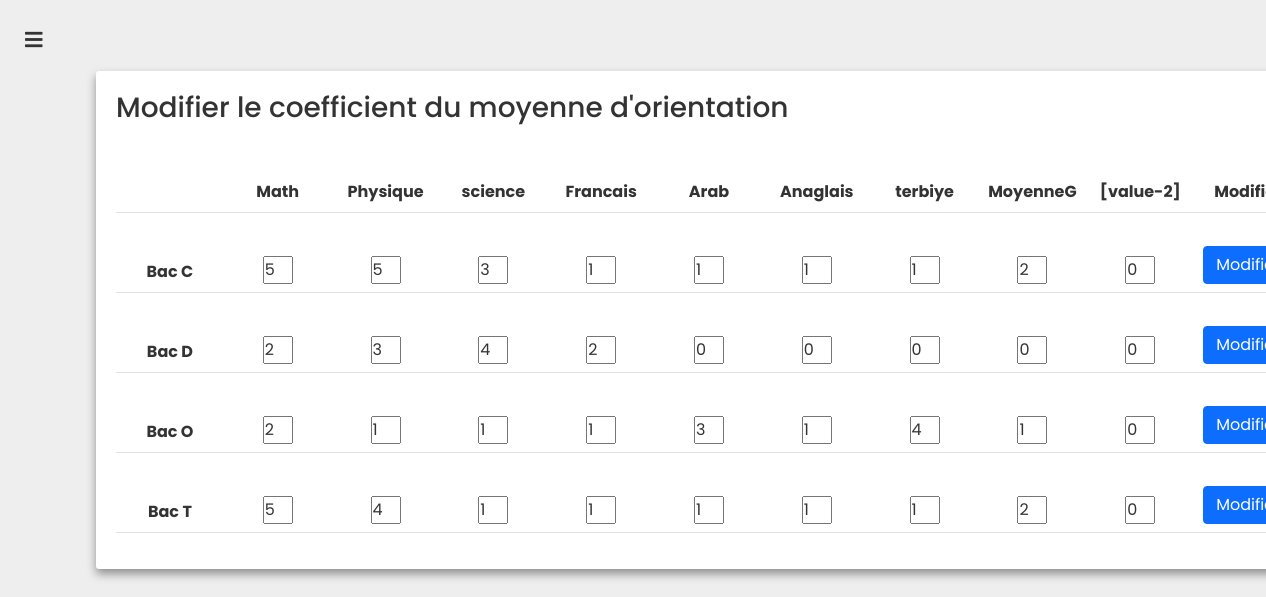
Page /moyenne/coeficient.php on the committed database.
### tables this page shows
CREATE TABLE `serie` (
  `id_serie` text NOT NULL,
  `id_matiere` varchar(20) NOT NULL,
  `filiere` varchar(20) DEFAULT NULL
);

### moyenne/coeficient.php (the view, shortened to what this page needs)
<?php
include '../sidebar/index.php';
?>
<!DOCTYPE html>
<html lang="en">
<head>
    <link rel="stylesheet" href="../css/bootstrap.min.css">
    <link rel="stylesheet" href="../css/style.css?v=<?php echo time();?>">
</head>
<body>
<main>
<div class="container">
<h3>Modifier le coefficient du moyenne d'orientation</h3>
<form method="post">
    <table class="table">
    <?php
        echo "<thead><tr><td></td>";
        $sql = "SELECT `id_matiere` FROM `serie`";
        $result1 = mysqli_query($connection , $sql);
        $countm = 0;
        global $tab;
        if($result1){
            while($row1 = mysqli_fetch_assoc($result1)){
                if($matiere = $row1['id_matiere']){
                    echo "<th class='td'>$matiere</th>";
                    $countm += 1;
                    $tab[$countm]=$matiere;
                }
            }
            echo "<th class='td'>Modifier</th>";
        }
        echo "</tr></tbody>";
        $sql1 = "SELECT `id_serie` FROM `serie` where `id_serie` LIKE '_'";
        $result = mysqli_query($connection , $sql1);
        if($result){
            while($row = mysqli_fetch_assoc($result)){
                $serie = $row['id_serie'];
                echo "<tr><th>Bac $serie</th>";
                foreach ($tab as $i){
                    $coef = "SELECT `coef` FROM `formul_note` WHERE (`id_serie`='$serie' and `matiere`='$i')";
                    $result3 = mysqli_query($connection , $coef);
                    $s = $serie.$i;
                    if($result3 = mysqli_fetch_assoc($result3)){
                        $result3 = $result3['coef'];
                        echo '<td><input type="number"class="inp"value='.$result3.' name='.$s.'></td>';
                    }else {
                        $insertNewMatiere="INSERT INTO `formul_note`(`annee`, `id_serie`, `matiere`, `coef`) VALUES (2022,'$serie','$i',0);";
                        $r = mysqli_query($connection , $insertNewMatiere);
                        echo '<td><input type="number"class="inp"value="0" name='.$s.'></td>';
                    }
                }
                echo '<td class="td"><button class="btn btn-primary" name="submit" value='.$serie.'>Modifier</button></td></tr>';
        }
    }
    ?>
    </table></form>
</div>
</main>
</body>
</html>

### css/sidebar.css (style rules this page uses)
* { margin: 0; padding: 0; box-sizing: border-box; font-family: "Poppins", sans-serif; }
body { min-height: 100vh; background-color: #fff; }

### css/style.css (style rules this page uses)
* { margin: 0; padding: 0; box-sizing: border-box; font-family: 'Poppins', sans-serif; color: #333; }
body { background-color: #eee; }
main { min-height: 80vh; display: flex; align-items: center; justify-content: center; }
td , th { text-align: center; align-items: center; max-width: 10px; }
input[type=number] { -moz-appearance: textfield; }
.container { position: relative; left: 60px; background: #fff; border-radius: 3px; box-shadow: 0 5px 10px rgba(0, 0, 0, 0.4); margin: 20px 20px; padding: 20px; max-width: 1250px; left: 76px; }

### moyenne/coeficient.php (style rules this page uses)
.inp { width:30px; }
.td { height:80px; }

### rows in the picture
serie: id_serie "C"
serie: id_serie "D"
serie: id_serie "O"
serie: id_serie "T"

### other values in the picture
$matiere "Math"
$matiere "Physique"
$matiere "science"
$matiere "Francais"
$matiere "Arab"
$matiere "Anaglais"
$matiere "terbiye"
$matiere "MoyenneG"
$matiere "[value-2]"
